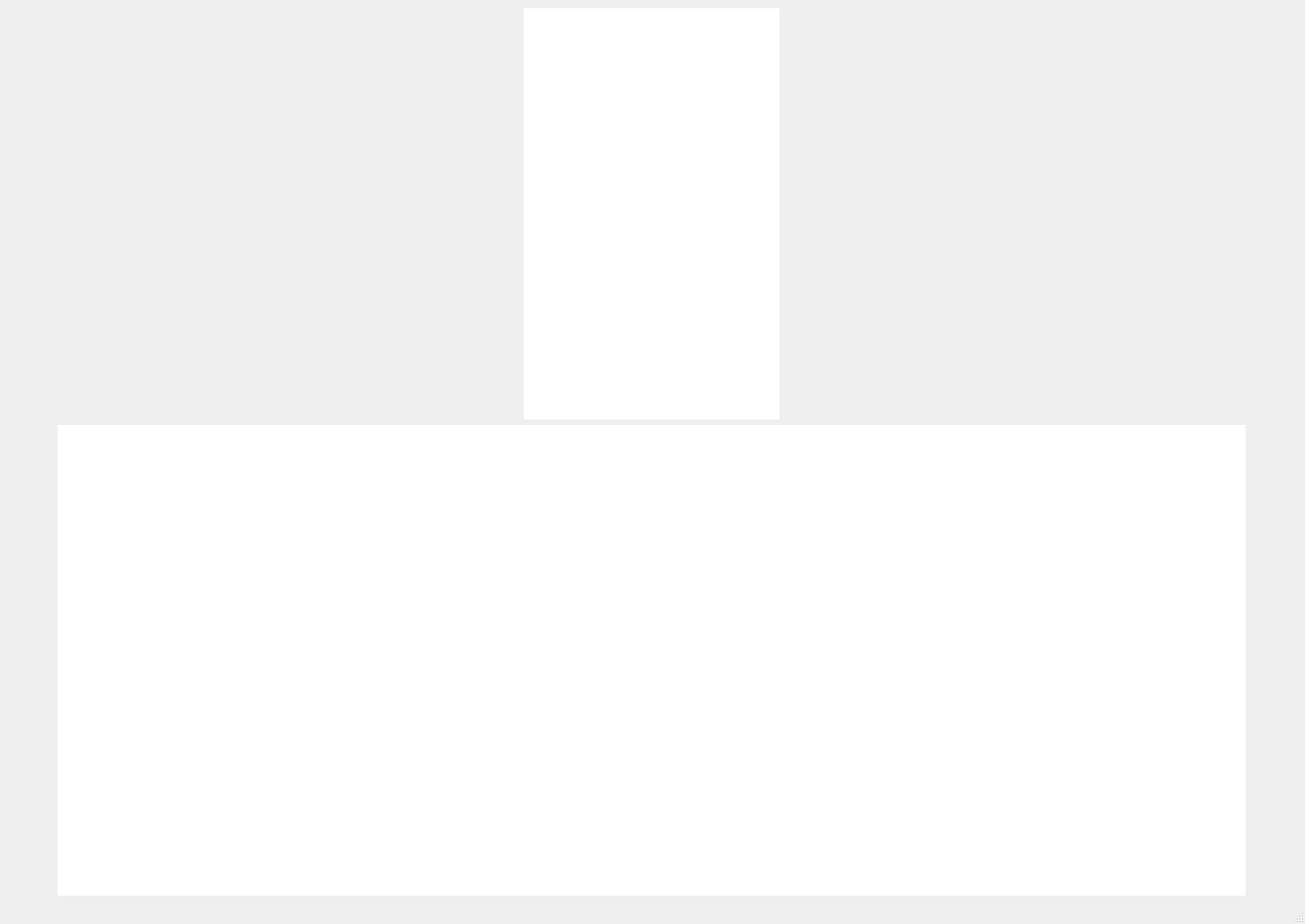
<?xml version="1.0" encoding="UTF-8"?>
<ui version="4.0">
 <class>DisplayData</class>
 <widget class="QMainWindow" name="DisplayData">
  <property name="geometry">
   <rect>
    <x>0</x>
    <y>0</y>
    <width>1428</width>
    <height>1011</height>
   </rect>
  </property>
  <property name="windowTitle">
   <string>MainWindow</string>
  </property>
  <widget class="QWidget" name="centralwidget">
   <layout class="QGridLayout" name="gridLayout">
    <item row="0" column="2">
     <widget class="Humidity" name="widget_3" native="true">
      <property name="minimumSize">
       <size>
        <width>200</width>
        <height>200</height>
       </size>
      </property>
      <property name="maximumSize">
       <size>
        <width>450</width>
        <height>450</height>
       </size>
      </property>
      <property name="font">
       <font>
        <weight>50</weight>
        <bold>false</bold>
       </font>
      </property>
      <property name="focusPolicy">
       <enum>Qt::NoFocus</enum>
      </property>
     </widget>
    </item>
    <item row="0" column="1">
     <widget class="QTableWidget" name="tableWidget">
      <property name="minimumSize">
       <size>
        <width>280</width>
        <height>450</height>
       </size>
      </property>
      <property name="maximumSize">
       <size>
        <width>280</width>
        <height>450</height>
       </size>
      </property>
      <property name="frameShape">
       <enum>QFrame::NoFrame</enum>
      </property>
      <property name="frameShadow">
       <enum>QFrame::Sunken</enum>
      </property>
      <property name="horizontalScrollBarPolicy">
       <enum>Qt::ScrollBarAlwaysOff</enum>
      </property>
      <property name="showGrid">
       <bool>false</bool>
      </property>
      <property name="gridStyle">
       <enum>Qt::DashDotDotLine</enum>
      </property>
     </widget>
    </item>
    <item row="0" column="0">
     <widget class="tempature" name="widget_2" native="true">
      <property name="sizePolicy">
       <sizepolicy hsizetype="Preferred" vsizetype="Preferred">
        <horstretch>50</horstretch>
        <verstretch>50</verstretch>
       </sizepolicy>
      </property>
      <property name="minimumSize">
       <size>
        <width>200</width>
        <height>200</height>
       </size>
      </property>
      <property name="maximumSize">
       <size>
        <width>450</width>
        <height>450</height>
       </size>
      </property>
     </widget>
    </item>
    <item row="1" column="0" colspan="3">
     <widget class="QtCharts::QChartView" name="graphicsView">
      <property name="sizePolicy">
       <sizepolicy hsizetype="Preferred" vsizetype="Preferred">
        <horstretch>0</horstretch>
        <verstretch>0</verstretch>
       </sizepolicy>
      </property>
      <property name="minimumSize">
       <size>
        <width>0</width>
        <height>0</height>
       </size>
      </property>
      <property name="maximumSize">
       <size>
        <width>16777215</width>
        <height>16777215</height>
       </size>
      </property>
      <property name="frameShape">
       <enum>QFrame::NoFrame</enum>
      </property>
      <property name="frameShadow">
       <enum>QFrame::Sunken</enum>
      </property>
     </widget>
    </item>
   </layout>
  </widget>
  <widget class="QMenuBar" name="menubar">
   <property name="geometry">
    <rect>
     <x>0</x>
     <y>0</y>
     <width>1428</width>
     <height>23</height>
    </rect>
   </property>
  </widget>
  <widget class="QStatusBar" name="statusbar"/>
  <action name="actionf">
   <property name="text">
    <string>串口设置</string>
   </property>
  </action>
  <action name="actiond">
   <property name="text">
    <string>保存数据</string>
   </property>
  </action>
  <action name="actionq">
   <property name="text">
    <string>清空数据</string>
   </property>
  </action>
 </widget>
 <customwidgets>
  <customwidget>
   <class>QtCharts::QChartView</class>
   <extends>QGraphicsView</extends>
   <header>qchartview.h</header>
  </customwidget>
  <customwidget>
   <class>Humidity</class>
   <extends>QWidget</extends>
   <header>humidity.h</header>
   <container>1</container>
  </customwidget>
  <customwidget>
   <class>tempature</class>
   <extends>QWidget</extends>
   <header>tempature.h</header>
   <container>1</container>
  </customwidget>
 </customwidgets>
 <resources/>
 <connections/>
</ui>
